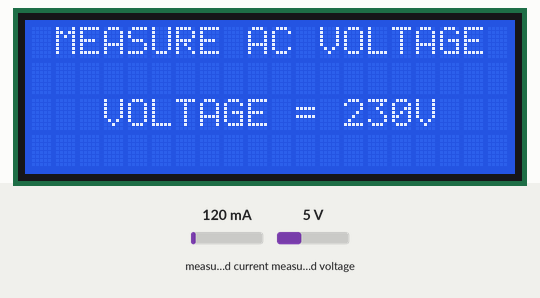
The sketch below on a simulated Arduino Uno, built with avr-gcc and run on an emulated ATmega328P. Shown: 20×4 character LCD. Inputs (shaded band) come from the test bench; at power-on: measured voltage 5 V, measured current 120 mA.

Above: at 1.2 s.
1.3 s: measured voltage set to 0.3 V
At 2.4 s:
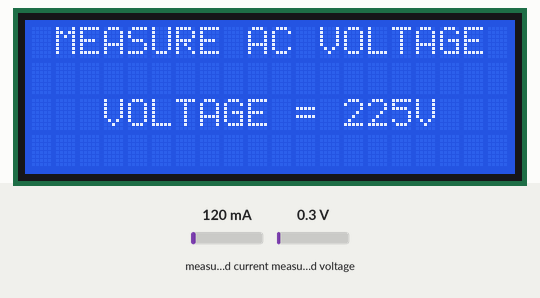
3.0 s: measured voltage set to 3.8 V
4.6 s: measured voltage set to 7.5 V
Timing chart, 0 to 7.6 s (numbered marks = the images above; inputs shaded):
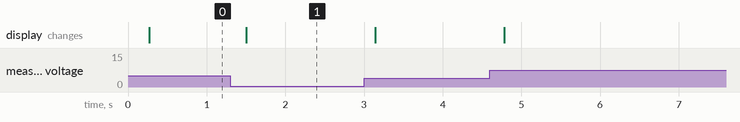

The sketch:

code_Voltage.ino
```cpp
// include the library code
#include <LiquidCrystal.h>

// initialize the library with the numbers of the interface pins
LiquidCrystal lcd(13, 12, 11, 10, 9, 8);

// Include Emon Library and Create an instance
#include "EmonLib.h"
EnergyMonitor emon1;

void setup()
{
  emon1.voltage(A0,202.248, 1.7); // Voltage: input pin, calibration, phase_shift

  lcd.begin(20, 4); // set up the LCD's number of columns and rows:
  lcd.setCursor(0,0);
  lcd.print(" MEASURE AC VOLTAGE             ");
}

void loop()
{
  emon1.calcVI(20,2000); // Calculate all. No.of half wavelengths (crossings), time-out
  int volt   = emon1.Vrms;  //extract Vrms into Variable

  lcd.setCursor(0,2);
  lcd.print("   VOLTAGE = ");
  lcd.print(volt);
  lcd.print("V         ");
}
```

Measured:
- after the input at 1.3 s, the display: changes after 0.20 s (image 1)
